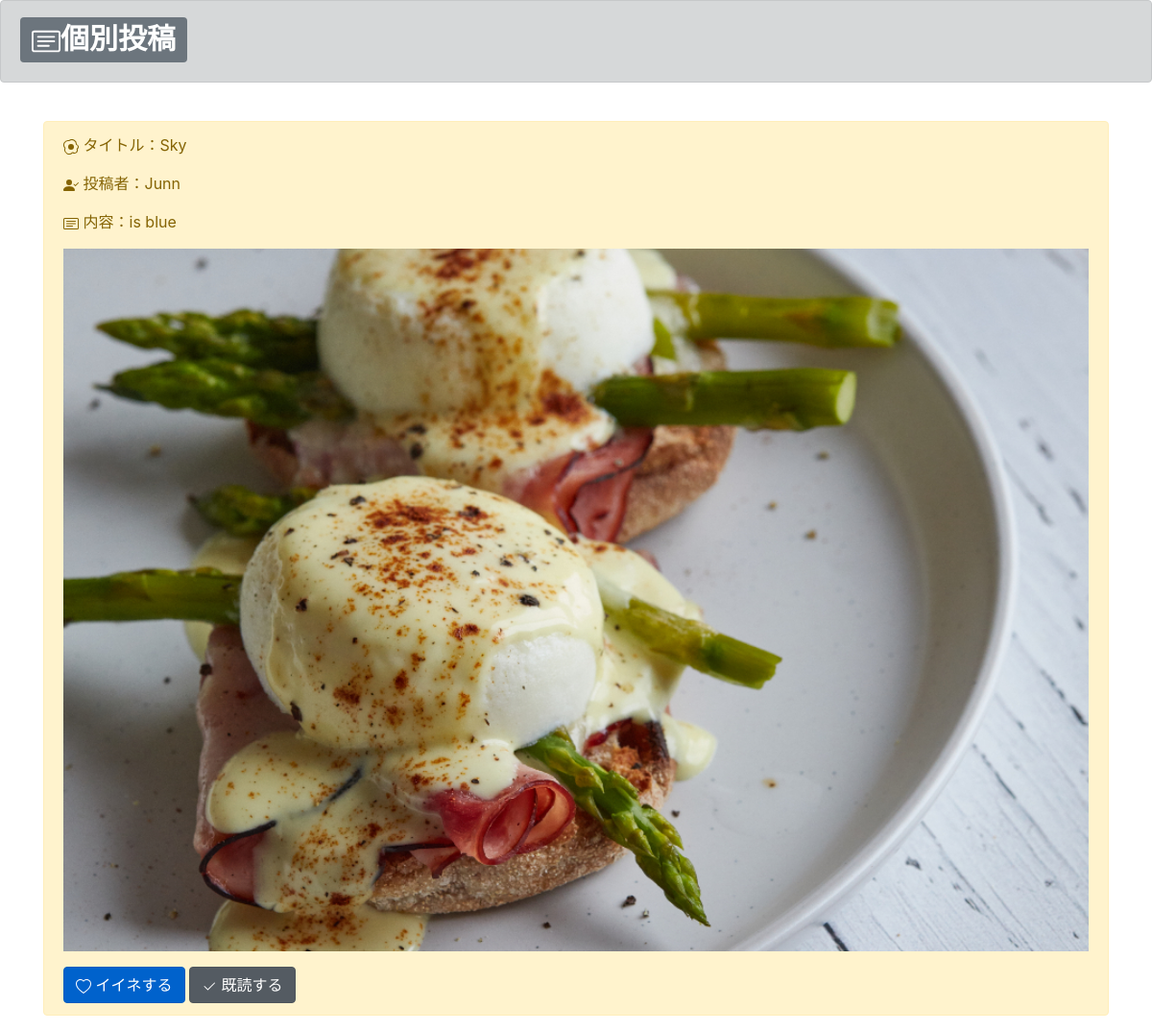
/detail/1, run on the app's committed database.
### boardapp/models.py (models this page shows, shortened)
class BoardModel(models.Model):
    title = models.CharField(max_length=100)
    content = models.TextField()
    author = models.CharField(max_length=100)
    images = models.ImageField(upload_to='')
    like = models.IntegerField(null=True, blank=True, default=0)
    read = models.IntegerField(null=True, blank=True, default=0)
    readtext = models.CharField(max_length=200, null=True, blank=True, default='a')

### boardapp/views.py (the view)
# urls.py: path('detail/<int:pk>', detailfunc, name='detail'),
def detailfunc(request, pk):
    object = BoardModel.objects.get(pk=pk)
    return render(request, 'detail.html',{'object': object})

### templates/detail.html (shortened to what this page needs)
{% extends 'base.html' %}
{% block header %}
    <div class="alert alert-dark" role="alert">
    <h1><span class="badge badge-secondary">個別投稿</span></h1>
    </div>
{% endblock header %}
{% block content %}
　　<div class='container'>
        <div class="alert alert-warning" role="alert">
            <p> タイトル：{{object.title}} </p>
            <p> 投稿者：{{object.author}} </p>
            <p> 内容：{{object.content}} </p>
             <p><img src='{{object.images.url}}'width=100%></p>
            <a href="{% url 'like' object.pk %}" class="btn btn-primary active" role="button" aria-pressed="true"> イイネする</a>
            <a href="{% url 'read' object.pk %}" class="btn btn-secondary active" role="button" aria-pressed="true"><svg class="bi bi-check" width="1em" height="1em" viewBox="0 0 16 16" fill="currentColor" xmlns="http://www.w3.org/2000/svg">
            <path fill-rule="evenodd" d="M13.854 3.646a.5.5 0 010 .708l-7 7a.5.5 0 01-.708 0l-3.5-3.5a.5.5 0 11.708-.708L6.5 10.293l6.646-6.647a.5.5 0 01.708 0z" clip-rule="evenodd"/>
            </svg> 既読する</a>
        </div>
    </div>
{% endblock content %}

### data on the page
BoardModel: title "Sky", author "Junn", content "is blue", images (picture)
